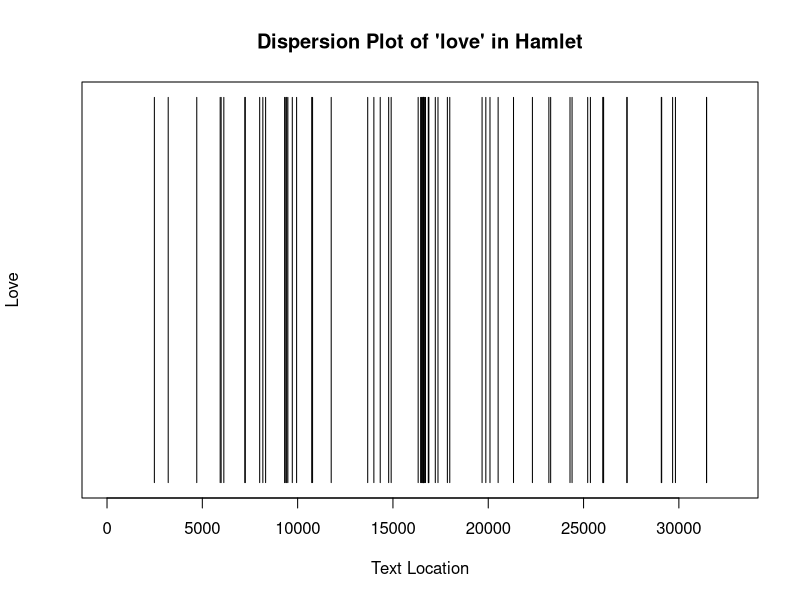

Reproduce this figure in R.
setwd("~/cyberdh/HILT-demo")
library(ggplot2)
text.v <- scan("hamlet.txt", what="character", sep="\n")
hamlet.v <- paste(text.v, collapse="  ")
hamlet.lower.v <- tolower(hamlet.v)
hamlet.words <- strsplit(hamlet.lower.v, "\\W")
hamlet.word.v <- unlist(hamlet.words)
not.blanks.v <- which(hamlet.word.v != "")
hamlet.word.v <- hamlet.word.v[not.blanks.v]
text.position.v <- seq(1:length(hamlet.word.v))
love.v <- which(hamlet.word.v == "love")
w.count.v <- rep(NA, length(text.position.v))
w.count.v[love.v] <- 1
matplot(w.count.v, main="Dispersion Plot of 'love' in Hamlet", xlab="Text Location",
      ylab="Love", type="h",  ylim=c(0,1), yaxt='n')
